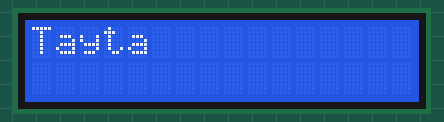
Recording of a sketch running on a simulated Arduino Uno, built with avr-gcc and run on an emulated ATmega328P. Shown: 16×2 character LCD.

Above: at 0.1 s.
At 3.1 s:
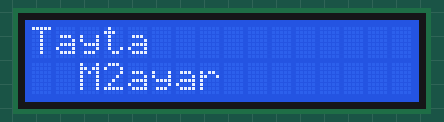
At 6.1 s:
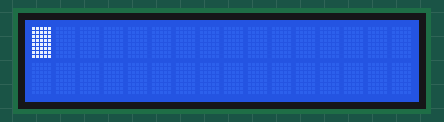
At 10.1 s:
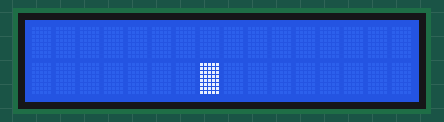
At 13.1 s:
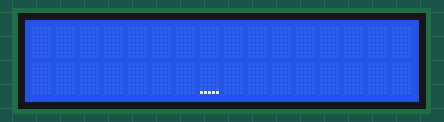

The sketch:

LCDTest.ino
```cpp
/*
* Arduino LCD Tutorial
*
* Crated by Dejan Nedelkovski,
* www.HowToMechatronics.com
*
*/

#include <LiquidCrystal.h> // includes the LiquidCrystal Library
LiquidCrystal lcd(1, 2, 4, 5, 6, 7); // Creates an LCD object. Parameters: (rs, enable, d4, d5, d6, d7)

void setup() {
 lcd.begin(16,2); // Initializes the interface to the LCD screen, and specifies the dimensions (width and height) of the display }
}

void loop() {
 lcd.print("Tayta"); // Prints "Arduino" on the LCD
 delay(3000); // 3 seconds delay
 lcd.setCursor(2,1); // Sets the location at which subsequent text written to the LCD will be displayed
 lcd.print("M2ayar");
 delay(3000);
 lcd.clear(); // Clears the display
 lcd.blink(); //Displays the blinking LCD cursor
 delay(4000);
 lcd.setCursor(7,1);
 delay(3000);
 lcd.noBlink(); // Turns off the blinking LCD cursor
 lcd.cursor(); // Displays an underscore (line) at the position to which the next character will be written
 delay(4000);
 lcd.noCursor(); // Hides the LCD cursor
 lcd.clear(); // Clears the LCD screen
}
```

Measured:
- by itself, everything shown: repeats every 17.0 s, in 6 steps
- what the display in image 1 shows lasts 3.0 s, from 3.1 s to 6.1 s
- what the display in image 2 shows lasts 4.0 s, from 6.1 s to 10.1 s
